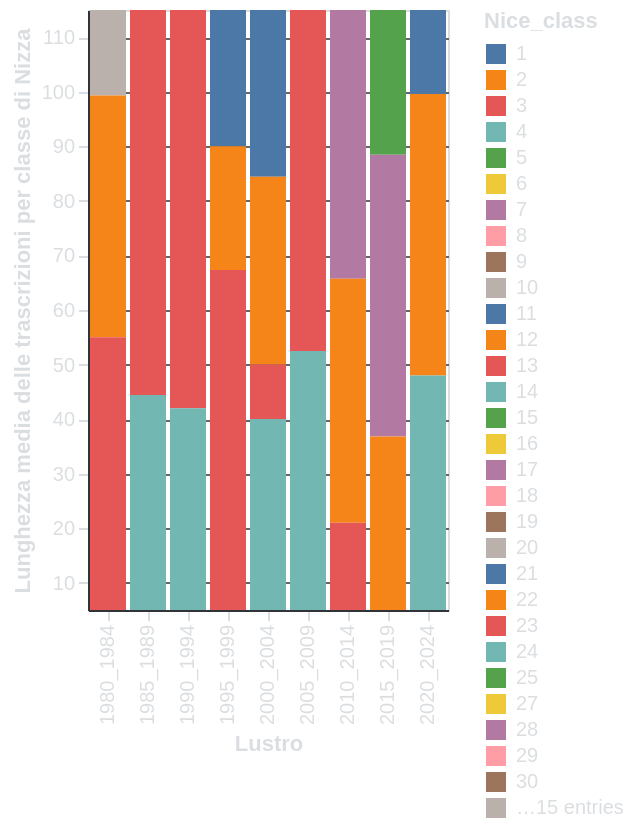

Express this chart as Vega-Lite.
### Vega-Lite specification from a JSON file in a GitHub repository (floating-point values rounded to 4 significant figures; data arrays with more than 128 entries replaced by an {"elided": "..."} marker saying what was removed)
{"$schema": "https://vega.github.io/schema/vega-lite/v5.6.1.json", "config": {"axis": {"domainColor": "#313338", "gridColor": "#666666", "labelColor": "#DBDEE1", "tickColor": "#DBDEE1", "titleColor": "#DBDEE1"}, "background": "transparent", "legend": {"labelColor": "#DBDEE1", "titleColor": "#DBDEE1"}, "title": {"color": "#DBDEE1", "fontSize": 16}}, "data": {"name": "data-aa904f720eb8496241b8b9a5bead02f7"}, "datasets": {"data-aa904f720eb8496241b8b9a5bead02f7": {"elided": "396 records"}}, "encoding": {"color": {"field": "Nice_class", "type": "nominal"}, "x": {"field": "Lustrum", "scale": {"domain": ["1980_1984", "1985_1989", "1990_1994", "1995_1999", "2000_2004", "2005_2009", "2010_2014", "2015_2019", "2020_2024"]}, "title": "Lustro", "type": "nominal"}, "y": {"field": "Value", "scale": {"domain": [5.0, 115.0]}, "title": "Lunghezza media delle trascrizioni per classe di Nizza", "type": "quantitative"}}, "height": "container", "mark": {"clip": true, "type": "bar"}, "params": [{"bind": {"input": "range", "max": 45.0, "min": 1.0, "step": 1}, "name": "Select", "select": {"fields": ["Nice_class"], "type": "point"}}], "transform": [{"filter": {"param": "Select"}}], "width": "container"}
